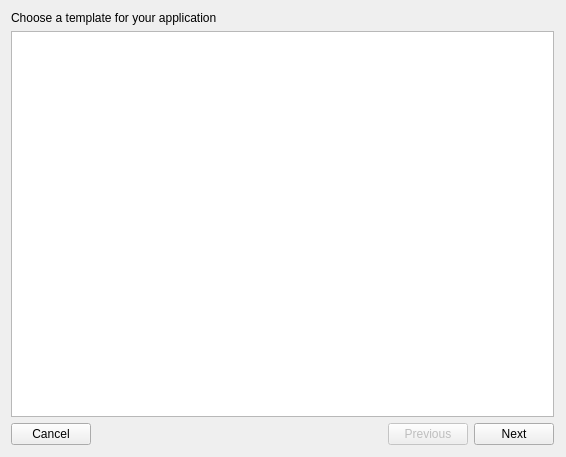
<?xml version="1.0" encoding="UTF-8"?>
<ui version="4.0">
 <class>NewProjectWindow</class>
 <widget class="QWidget" name="NewProjectWindow">
  <property name="windowModality">
   <enum>Qt::ApplicationModal</enum>
  </property>
  <property name="geometry">
   <rect>
    <x>0</x>
    <y>0</y>
    <width>566</width>
    <height>457</height>
   </rect>
  </property>
  <property name="windowTitle">
   <string>New project</string>
  </property>
  <layout class="QGridLayout" name="gridLayout">
   <property name="rightMargin">
    <number>12</number>
   </property>
   <property name="bottomMargin">
    <number>12</number>
   </property>
   <item row="0" column="0">
    <layout class="QVBoxLayout" name="vertical_layout">
     <item>
      <widget class="QLabel" name="choose_a_template">
       <property name="enabled">
        <bool>true</bool>
       </property>
       <property name="text">
        <string>Choose a template for your application</string>
       </property>
      </widget>
     </item>
     <item>
      <widget class="QListView" name="list_view">
       <property name="viewMode">
        <enum>QListView::IconMode</enum>
       </property>
      </widget>
     </item>
     <item>
      <layout class="QHBoxLayout" name="horizontal_layout">
       <item>
        <widget class="QPushButton" name="cancel_button">
         <property name="text">
          <string>Cancel</string>
         </property>
         <property name="default">
          <bool>false</bool>
         </property>
         <property name="flat">
          <bool>false</bool>
         </property>
        </widget>
       </item>
       <item>
        <spacer name="horizontal_spacer">
         <property name="orientation">
          <enum>Qt::Horizontal</enum>
         </property>
         <property name="sizeHint" stdset="0">
          <size>
           <width>40</width>
           <height>20</height>
          </size>
         </property>
        </spacer>
       </item>
       <item>
        <widget class="QPushButton" name="previous_button">
         <property name="enabled">
          <bool>false</bool>
         </property>
         <property name="text">
          <string>Previous</string>
         </property>
        </widget>
       </item>
       <item>
        <widget class="QPushButton" name="next_button">
         <property name="text">
          <string>Next</string>
         </property>
        </widget>
       </item>
      </layout>
     </item>
    </layout>
   </item>
  </layout>
 </widget>
 <resources/>
 <connections/>
</ui>
